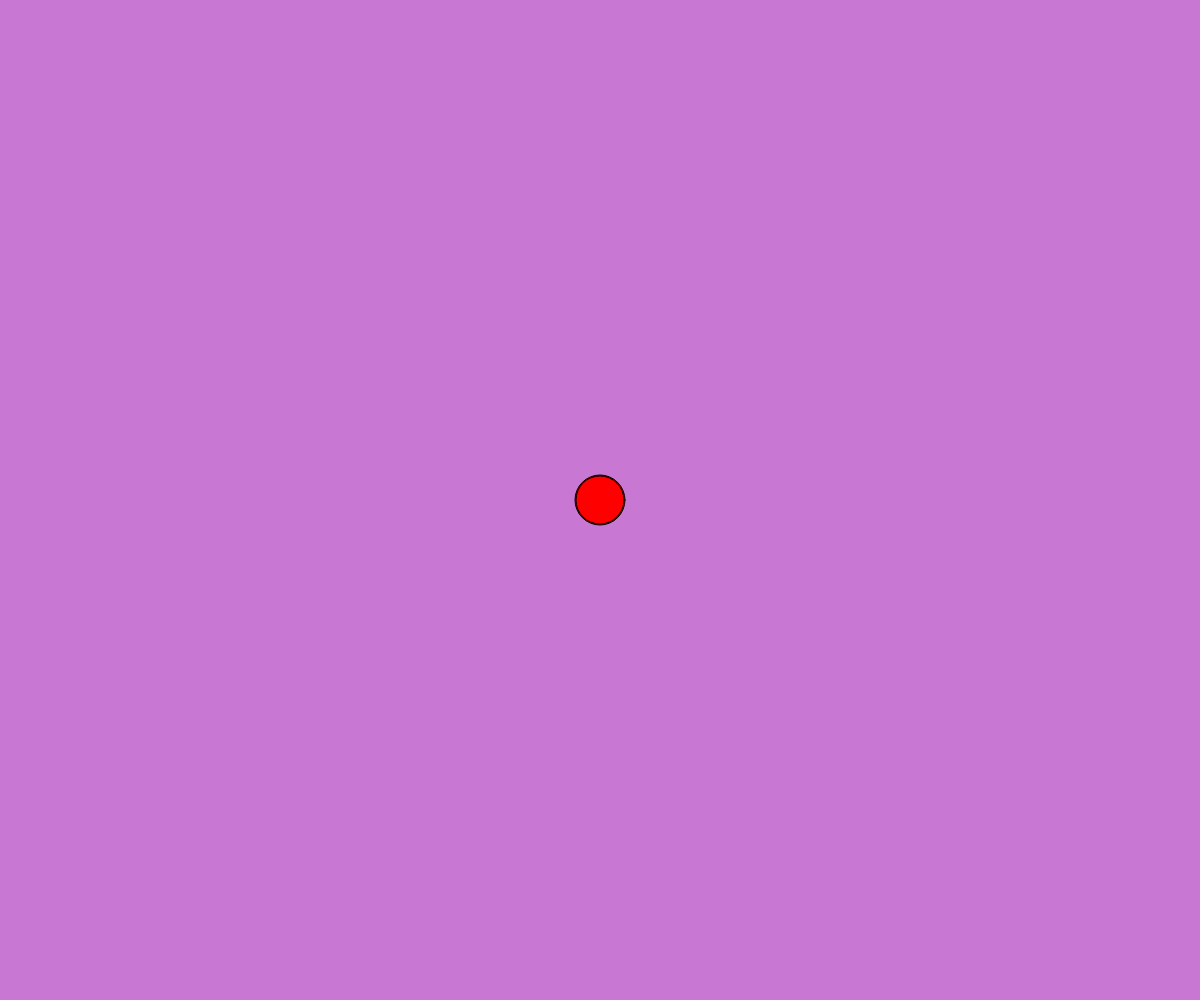
Frame 1 (no input)
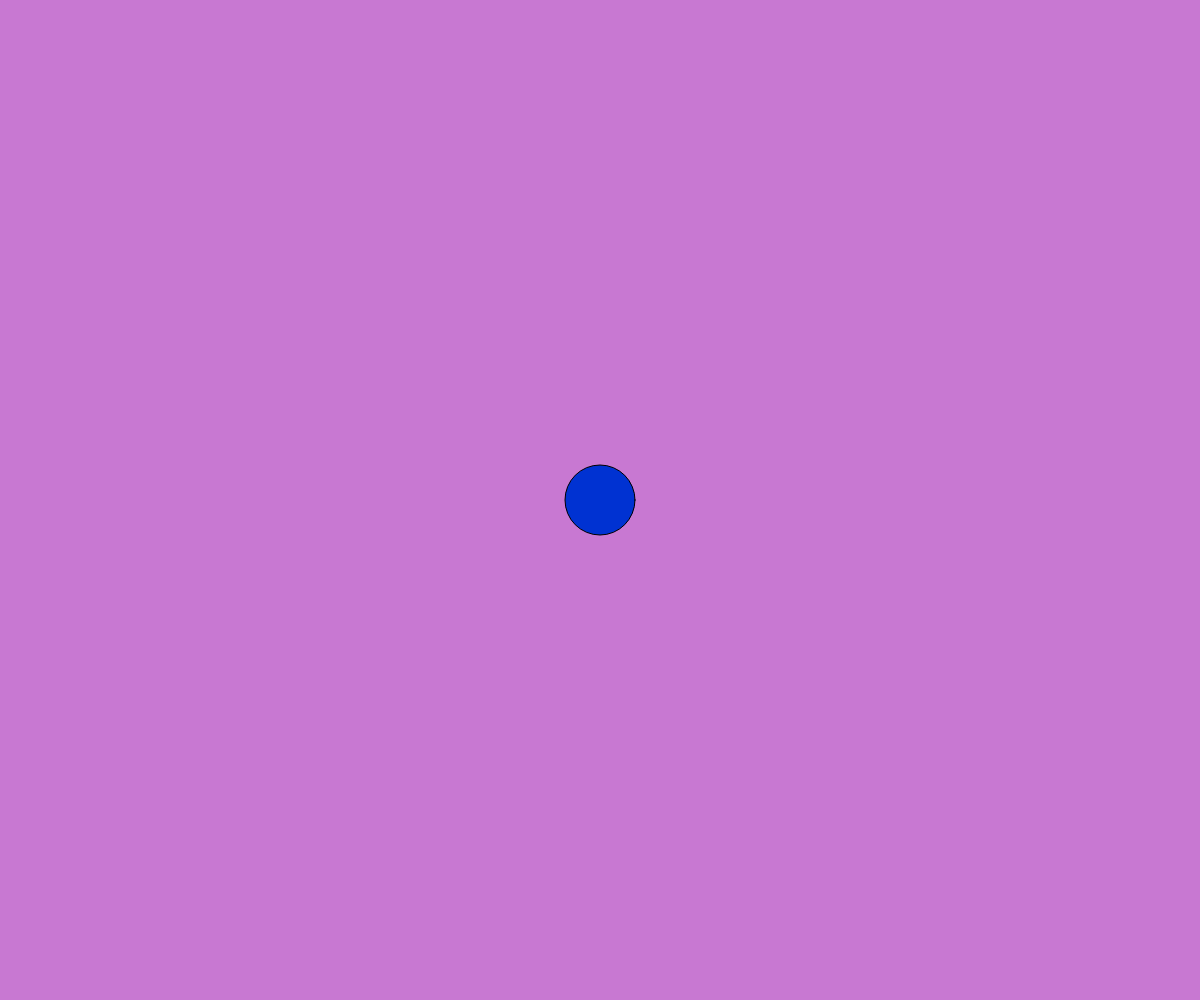
Frame 60 (no input)
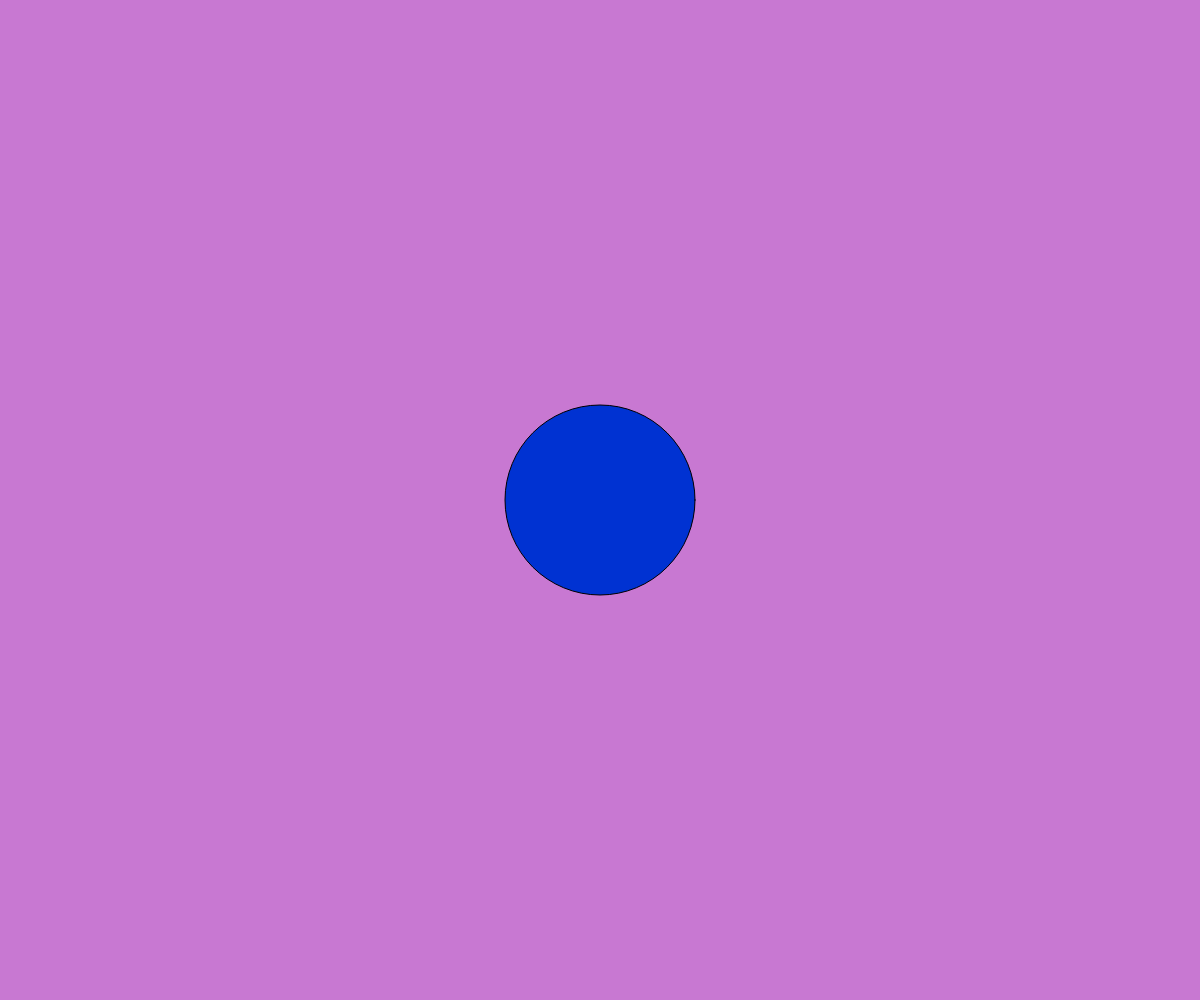
Frame 120 (the mouse pressed at the canvas centre since frame 60)

The p5.js sketch that drew these frames (run headless with seeded random() and noise() and a simulated clock; from frame 60 on, the mouse is pressed at the canvas centre):

// p5.js sketch
// ── sketch.js
// State Variables
// Ethan Spearey
// 2024-09-25

// Global Variables
let currentColor = 0; // 0, 1, 2
let myColor;
let circleSize = 50;
let growing = false; // 2-State variable

function setup()
{
  createCanvas(windowWidth, windowHeight);
  myColor = color(200, 120, 210);
}

function draw()
{
  background(myColor);
  //Circle code - fill color
  switch(currentColor)
  {
    case 0:
      fill(255, 0, 0);    break;
    case 1:
      fill(myColor);    break;
    case 2:
      fill(0, 50, 210);   break;
  }
  // Circle code - drawing the circle
  circle(width/2, height/2, circleSize);

  if(frameCount % 10 === 0) //True once every 10 frames
  {
    // 0, 1, 2, 3, 4, 5, 6, 7, 8, 9
    currentColor += 1;
    if(currentColor > 2) currentColor = 0;
  }

  // Circle code - modify circle size
  if(growing) circleSize += 2;
  else circleSize -= 2;

  // Circle code - drawing the circle
  circle(width/2, height/2, circleSize);
}

function keyPressed()
{
  // Gets call automatically, ONCE per keypress
  if(key === "a")
  {
    growing = !growing; // Set to not grow
  }
}
